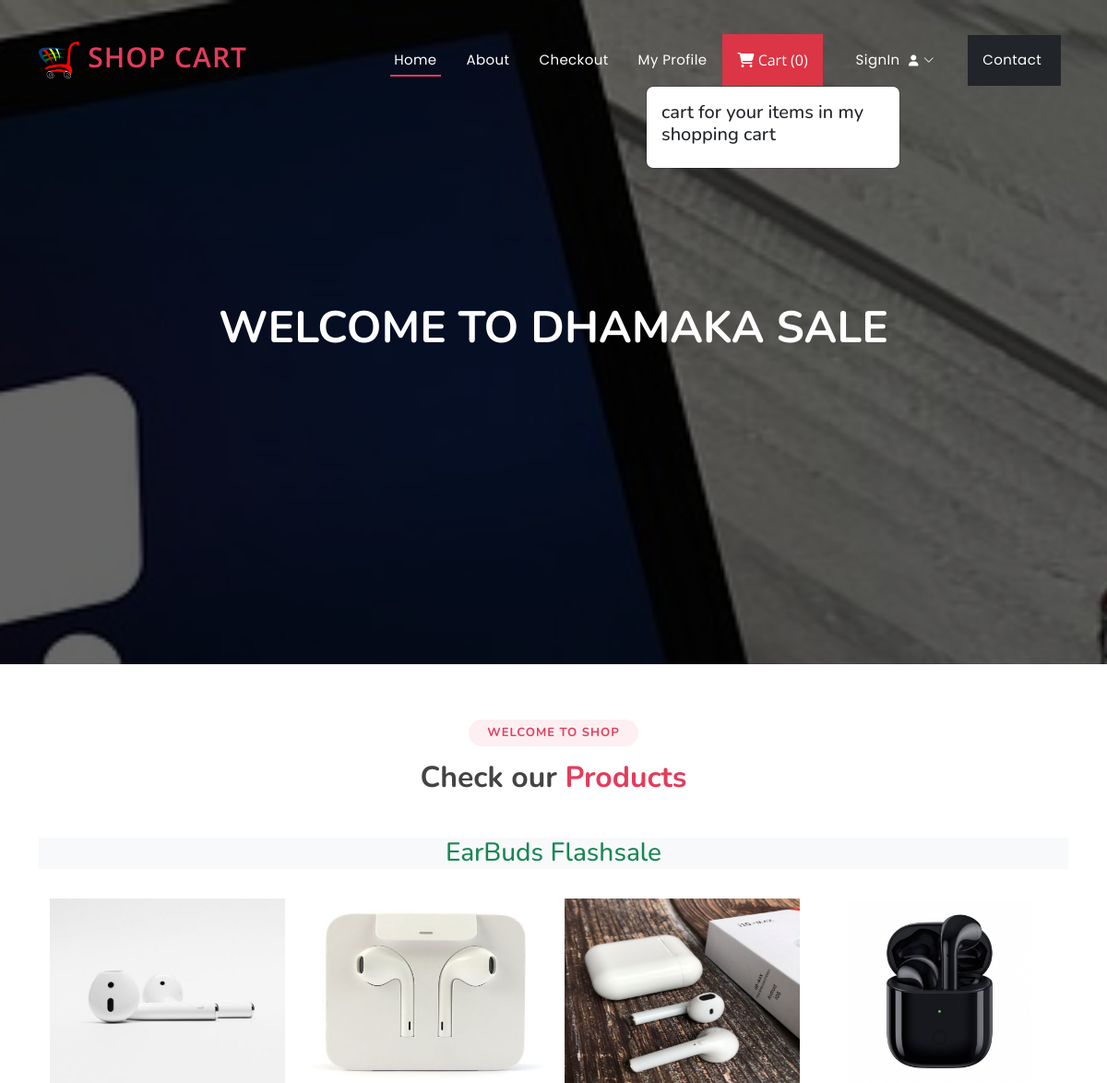
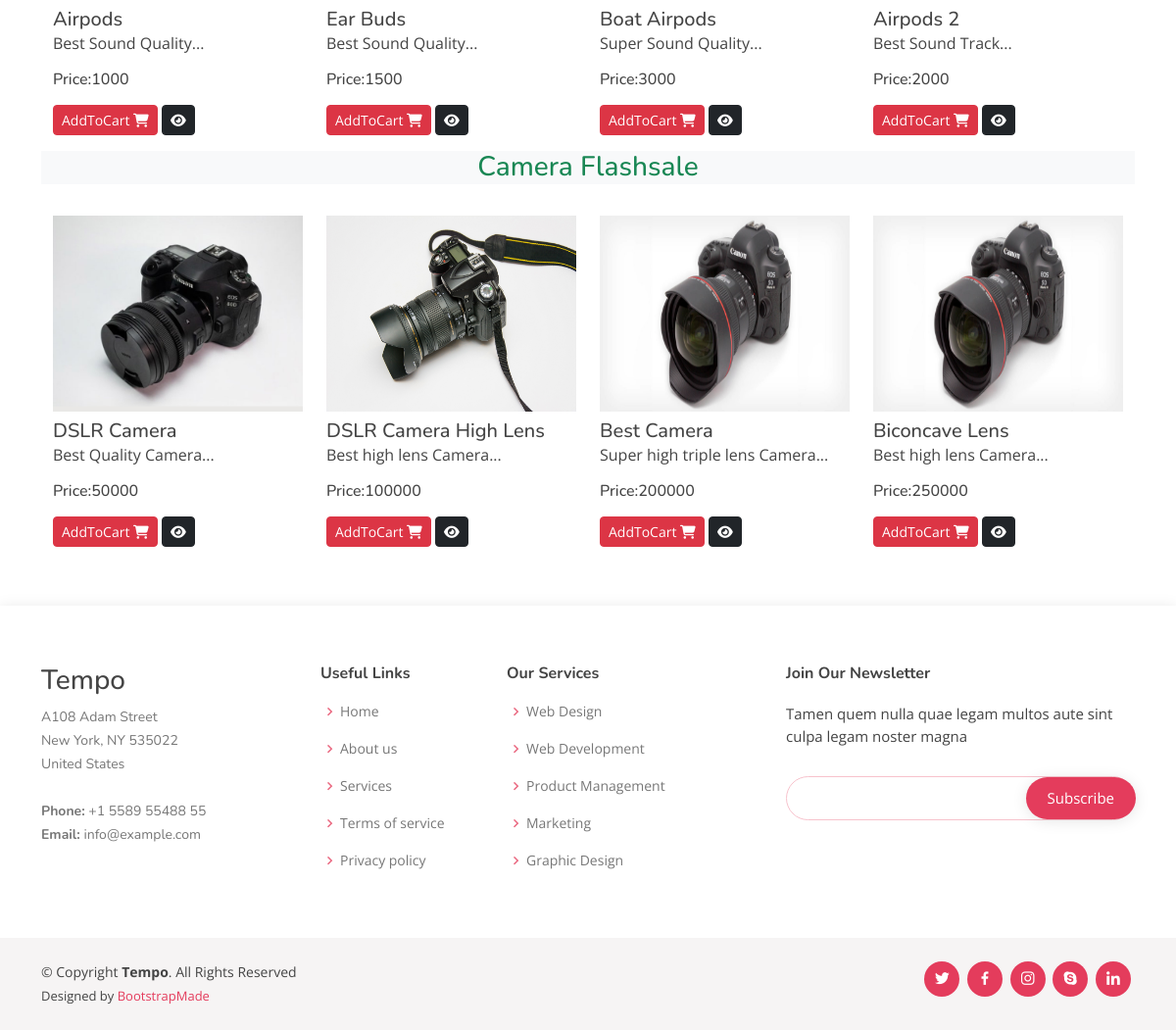
The page / on the database its author committed (2 pictures, top to bottom).
### ecommerceapp/models.py (models this page shows, shortened)
class Product(models.Model):
    product_id = models.AutoField
    product_name = models.CharField(max_length=100)
    category = models.CharField(max_length=100, default="")
    subcategory = models.CharField(max_length=50, default="")
    price = models.IntegerField(default=0)
    desc = models.CharField(max_length=300)
    image = models.ImageField(upload_to='images/images')

### ecommerceapp/views.py (the view)
# urls.py: path('',views.index,name="index"),
def index(request):
    allProds = []
    catprods = Product.objects.values('category','id')
    print(catprods)
    cats = {item['category'] for item in catprods}
    for cat in cats:
        prod= Product.objects.filter(category=cat)
        n=len(prod)
        nSlides = n // 4 + ceil((n / 4) - (n // 4))
        allProds.append([prod, range(1, nSlides), nSlides])
    params= {'allProds':allProds}
    return render(request,"index.html",params)

### templates/index.html (shortened to what this page needs)
{% extends 'base.html' %}
{% block content %}
<h1>Welcome to Dhamaka Sale</h1>
{% endblock content %}
{% block body %}
{% load static %}
<section id="portfolio" class="portfolio">
  <div class="container">
    <div class="section-title">
      <h2>Welcome to Shop</h2>
      <h3>Check our <span>Products</span></h3>
    </div>
    {% for product, range, nSlides in allProds %}
    <h3 class="my-3 text-center text-success bg-light">
      {{product.0.category}} Flashsale
    </h3>
    <div class="container">
      <div class="row">
        {% for i in product %}
        <div class="col-md-3 mt-3">
          <img src="/media/{{i.image}}" class="card-img-top" alt="not found" height="200px" width="150px" />
          <div class="card-body">
            <h5 class="card-title mt-2" id="namepr{{i.id}}">{{i.product_name}}</h5>
            <p class="card-text">{{i.desc|slice:"0:53"}}...</p>
            <h6 class="card-title mb-3">
              Price:<span id="pricepr{{i.id}}">{{i.price}}</span>
            </h6>
            <span id="divpr{{i.id}}" class="divpr">
              <button id="pr{{i.id}}" class="btn btn-danger cart btn-sm mt-0">
                AddToCart <i class="fa-solid fa-cart-shopping"></i>
              </button>
            </span>
            <a href="/media/{{i.image}}">
              <button class="btn btn-dark btn-sm cart"><i class="fa-solid fa-eye"></i></button></a
            >
          </div>
        </div>
        {% endfor %}
      </div>
    </div>
    {% endfor %}
  </div>
</section>
{% endblock body %}

### templates/base.html (shortened to what this page needs)
{% load static %}
<!DOCTYPE html>
<html lang="en">
<head>
  <link href="{% static '/assets/vendor/bootstrap/css/bootstrap.min.css' %}" rel="stylesheet">
  <link href="{% static '/assets/vendor/bootstrap-icons/bootstrap-icons.css' %}" rel="stylesheet">
  <link href="{% static '/assets/vendor/boxicons/css/boxicons.min.css' %}" rel="stylesheet">
  <link href="{% static '/assets/vendor/glightbox/css/glightbox.min.css' %}" rel="stylesheet">
  <link href="{% static '/assets/vendor/remixicon/remixicon.css' %}" rel="stylesheet">
  <link href="{% static '/assets/vendor/swiper/swiper-bundle.min.css' %}" rel="stylesheet">
  <link rel="stylesheet" href="https://cdnjs.cloudflare.com/ajax/libs/font-awesome/6.2.1/css/all.min.css" />
  <link href="{% static '/assets/css/style.css' %}" rel="stylesheet">
</head>
<body>
  <header id="header" class="fixed-top ">
    <div class="container d-flex align-items-center justify-content-between">
<a href="/" class="logo"><img src="{% static 'images/logo.png' %}" alt="" class="img-fluid"> Shop Cart</a>
      <nav id="navbar" class="navbar">
        <ul>
          <li><a class="nav-link scrollto active" href="/">Home</a></li>
          <li><a class="nav-link scrollto" href="/about">About</a></li>
          <li><a class="nav-link scrollto" href="/checkout">Checkout</a></li>
          <li><a class="nav-link scrollto" href="/profile">My Profile </a></li>
          <button type="button" class="nav-link scrollto bg-danger p-3 m-2 text-white" id="popcart" data-container="body" data-toggle="popover" data-placement="bottom" data-html="true" ><i class="fa-solid fa-cart-shopping"></i>  Cart (<span id="cart">0</span>)
          </button>
          {% if request.user.is_authenticated %}
          <li><a  class="nav-link scrollto" href="/auth/logout/">Logout <i class="fa-solid fa-right-from-bracket"></i>
          </a></li>
          {% else %}
          <li class="dropdown"><a href="#"><span>SignIn </span> <i class="bi bi-chevron-down"></i></a>
          </li>
          {% endif %}
          <li><a class="nav-link scrollto bg-dark p-3 m-2" href="/contact">Contact </a></li>
        </ul>
      </nav>
    </div>
  </header>
  <section id="hero">
    <div class="hero-container">
      {% block content %}
      {% endblock content %}
    </div>
  </section>
  <main id="main">
    {% block body %}
    {% endblock body %}
  </main>
  <footer id="footer">
    <div class="footer-top">
      <div class="container">
        <div class="row">
          <div class="col-lg-3 col-md-6 footer-contact">
            <h3>Tempo</h3>
            <p>
              A108 Adam Street <br>
              New York, NY 535022<br>
              United States <br><br>
              <strong>Phone:</strong> +1 5589 55488 55<br>
              <strong>Email:</strong> info@example.com<br>
            </p>
          </div>
          <div class="col-lg-2 col-md-6 footer-links">
            <h4>Useful Links</h4>
            <ul>
              <li><i class="bx bx-chevron-right"></i> <a href="/">Home</a></li>
              <li><i class="bx bx-chevron-right"></i> <a href="/about">About us</a></li>
              <li><i class="bx bx-chevron-right"></i> <a href="#">Services</a></li>
              <li><i class="bx bx-chevron-right"></i> <a href="#">Terms of service</a></li>
              <li><i class="bx bx-chevron-right"></i> <a href="#">Privacy policy</a></li>
            </ul>
          </div>
          <div class="col-lg-3 col-md-6 footer-links">
            <h4>Our Services</h4>
            <ul>
              <li><i class="bx bx-chevron-right"></i> <a href="#">Web Design</a></li>
              <li><i class="bx bx-chevron-right"></i> <a href="#">Web Development</a></li>
              <li><i class="bx bx-chevron-right"></i> <a href="#">Product Management</a></li>
              <li><i class="bx bx-chevron-right"></i> <a href="#">Marketing</a></li>
              <li><i class="bx bx-chevron-right"></i> <a href="#">Graphic Design</a></li>
            </ul>
          </div>
          <div class="col-lg-4 col-md-6 footer-newsletter">
            <h4>Join Our Newsletter</h4>
            <p>Tamen quem nulla quae legam multos aute sint culpa legam noster magna</p>
            <form action="" method="post">
              <input type="email" name="email"><input type="submit" value="Subscribe">
            </form>
          </div>
        </div>
      </div>
    </div>
    <div class="container d-md-flex py-4">
      <div class="me-md-auto text-center text-md-start">
        <div class="copyright">
          &copy; Copyright <strong><span>Tempo</span></strong>. All Rights Reserved
        </div>
        <div class="credits">
          Designed by <a href="https://bootstrapmade.com/">BootstrapMade</a>
        </div>
      </div>
      <div class="social-links text-center text-md-right pt-3 pt-md-0">
        <a href="#" class="twitter"><i class="bx bxl-twitter"></i></a>
        <a href="#" class="facebook"><i class="bx bxl-facebook"></i></a>
        <a href="#" class="instagram"><i class="bx bxl-instagram"></i></a>
        <a href="#" class="google-plus"><i class="bx bxl-skype"></i></a>
        <a href="#" class="linkedin"><i class="bx bxl-linkedin"></i></a>
      </div>
    </div>
  </footer>
</body>
</html>

### rows shown on the page
Product: category "EarBuds", image (picture), product_name "Airpods", desc "Best Sound Quality", price "1000"
Product: image (picture), product_name "Ear Buds", desc "Best Sound Quality", price "1500"
Product: image (picture), product_name "Boat Airpods", desc "Super Sound Quality", price "3000"
Product: image (picture), product_name "Airpods 2", desc "Best Sound Track", price "2000"
Product: category "Camera", image (picture), product_name "DSLR Camera", desc "Best Quality Camera", price "50000"
Product: image (picture), product_name "DSLR Camera High Lens", desc "Best high lens Camera", price "100000"
Product: image (picture), product_name "Best Camera", desc "Super high triple lens Camera", price "200000"
Product: image (picture), product_name "Biconcave Lens", desc "Best high lens Camera", price "250000"
